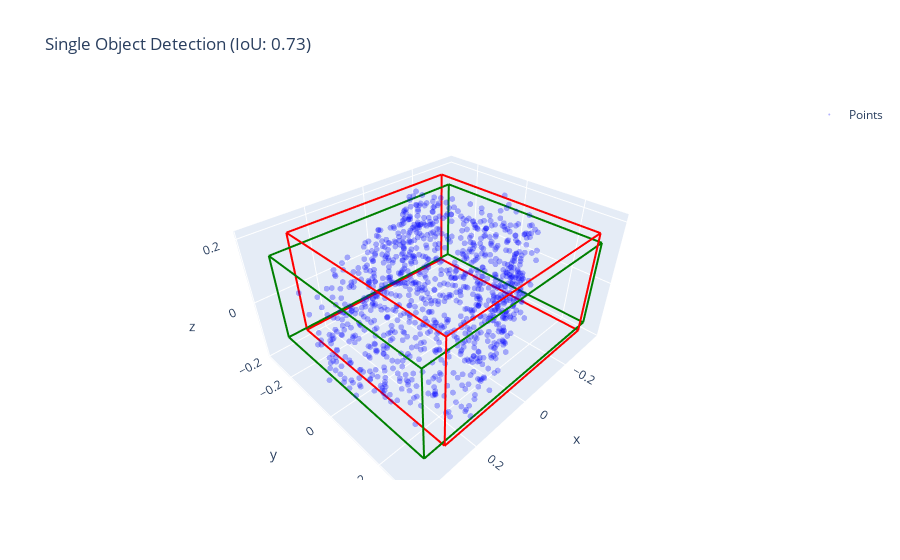

Notebook code cell kept with this figure:
### Code cell
import torch
import torch.nn as nn
import torch.optim as optim
from torch.utils.data import DataLoader, Dataset
import numpy as np
import matplotlib.pyplot as plt
import plotly.graph_objects as go
from pathlib import Path
import glob

# Утилиты 
def box3d_iou(pred_box, gt_box):
    p_c, p_s = pred_box[:3], pred_box[3:]
    g_c, g_s = gt_box[:3], gt_box[3:]
    p_min = p_c - p_s / 2
    p_max = p_c + p_s / 2
    g_min = g_c - g_s / 2
    g_max = g_c + g_s / 2
    inter_min = np.maximum(p_min, g_min)
    inter_max = np.minimum(p_max, g_max)
    inter_dims = np.maximum(inter_max - inter_min, 0)
    inter_vol = np.prod(inter_dims)
    p_vol = np.prod(p_s)
    g_vol = np.prod(g_s)
    union_vol = p_vol + g_vol - inter_vol
    return inter_vol / (union_vol + 1e-6)

# Датасет 
class PrimitivesObjectDataset(Dataset):
    def __init__(self, data_dir, split='train', n_points=1024):
        self.files = glob.glob(f"{data_dir}/scene*_bbox.npy")
        self.n_points = n_points
        self.items = []
        split_idx = int(len(self.files) * 0.8)
        if split == 'train': self.files = self.files[:split_idx]
        else: self.files = self.files[split_idx:]
        print(f"Loading {split} dataset...")
        
        for bbox_file in self.files:
            scene_id = bbox_file.split('_bbox.npy')[0]
            try:
                verts = np.load(f"{scene_id}_vert.npy")[:, :3]
                instances = np.load(f"{scene_id}_ins_label.npy")
                bboxes = np.load(bbox_file)
                for inst_id in np.unique(instances):
                    mask = instances == inst_id
                    obj_points = verts[mask]
                    if len(obj_points) < 50: continue
                    if inst_id < len(bboxes):
                        self.items.append({'points': obj_points, 'box': bboxes[inst_id][:6]})
            except: continue
                
    def __len__(self): return len(self.items)
    def __getitem__(self, idx):
        item = self.items[idx]
        pts = item['points']
        box = item['box']
        if len(pts) > 0:
            choice = np.random.choice(len(pts), self.n_points, replace=True)
            pts = pts[choice]
        else: pts = np.zeros((self.n_points, 3))
        
        noise = np.random.normal(0, 0.02, pts.shape) 
        pts = pts + noise
        shift = np.random.uniform(-0.2, 0.2, 3)
        pts = pts + shift
        box_final = box.copy()
        box_final[:3] += shift
        centroid = np.mean(pts, axis=0)
        pts = pts - centroid
        box_final[:3] -= centroid
        return {'points': torch.from_numpy(pts.astype(np.float32)), 'target': torch.from_numpy(box_final.astype(np.float32))}

# Модель 
class PointNetDetector(nn.Module):
    def __init__(self):
        super().__init__()
        self.conv1 = nn.Conv1d(3, 64, 1)
        self.conv2 = nn.Conv1d(64, 128, 1)
        self.conv3 = nn.Conv1d(128, 1024, 1)
        self.bn1 = nn.BatchNorm1d(64)
        self.bn2 = nn.BatchNorm1d(128)
        self.bn3 = nn.BatchNorm1d(1024)
        self.fc1 = nn.Linear(1024, 512)
        self.fc2 = nn.Linear(512, 128)
        self.fc3 = nn.Linear(128, 6)
        self.drop = nn.Dropout(0.3) 

    def forward(self, x):
        x = x.transpose(2, 1)
        x = torch.relu(self.bn1(self.conv1(x)))
        x = torch.relu(self.bn2(self.conv2(x)))
        x = self.bn3(self.conv3(x))
        x = torch.max(x, 2, keepdim=True)[0]
        x = x.view(-1, 1024)
        x = torch.relu(self.fc1(x))
        x = self.drop(torch.relu(self.fc2(x)))
        x = self.fc3(x)
        return x

# Обучение 
def train_task20_hard():
    train_ds = PrimitivesObjectDataset("data/scannet_primitives", split='train')
    val_ds = PrimitivesObjectDataset("data/scannet_primitives", split='val')
    train_loader = DataLoader(train_ds, batch_size=32, shuffle=True)
    val_loader = DataLoader(val_ds, batch_size=32, shuffle=False)
    
    model = PointNetDetector()
    optimizer = optim.Adam(model.parameters(), lr=0.001)
    criterion = nn.MSELoss()
    
    history = {'map': []}
    epochs = 25 
    print("Starting Training...")
    
    for epoch in range(epochs):
        model.train()
        for batch in train_loader:
            pts, target = batch['points'], batch['target']
            optimizer.zero_grad()
            preds = model(pts)
            loss = criterion(preds, target)
            loss.backward()
            optimizer.step()
            
        model.eval()
        correct = 0; total = 0
        with torch.no_grad():
            for batch in val_loader:
                pts, target = batch['points'], batch['target']
                preds = model(pts)
                p_np, t_np = preds.numpy(), target.numpy()
                for i in range(len(p_np)):
                    if box3d_iou(p_np[i], t_np[i]) > 0.6: correct += 1
                    total += 1
        
        map_3d = correct / total if total > 0 else 0
        history['map'].append(map_3d)
        print(f"Epoch {epoch+1}/{epochs} | mAP@0.6: {map_3d:.4f}")

    plt.figure(figsize=(10, 5))
    plt.plot(history['map'], label='mAP 3D (IoU > 0.6)', linewidth=2, color='green')
    plt.axhline(y=0.6, color='r', linestyle='--', label='Target 0.6')
    plt.title('PointNet Detection Performance')
    plt.xlabel('Epochs'); plt.ylabel('mAP'); plt.legend(); plt.grid(True)
    plt.show()
    
    return model 

# Визуализация 
def visualize_single_object(model):
    val_ds = PrimitivesObjectDataset("data/scannet_primitives", split='val')
    idx = np.random.randint(0, len(val_ds))
    sample = val_ds[idx]
    pts = sample['points'] # [1024, 3]
    gt_box = sample['target'].numpy()
    
    # Инференс
    model.eval()
    with torch.no_grad():
        # [1, 1024, 3]
        pred_box = model(pts.unsqueeze(0)).numpy()[0]
        
    fig = go.Figure()
    
    # Точки
    fig.add_trace(go.Scatter3d(
        x=pts[:,0], y=pts[:,1], z=pts[:,2],
        mode='markers', marker=dict(size=2, color='blue', opacity=0.3),
        name='Points'
    ))
    
    # Функция для бокса
    def draw_wireframe(box, color, name):
        cx, cy, cz, dx, dy, dz = box
        # Углы
        dx, dy, dz = abs(dx)/2, abs(dy)/2, abs(dz)/2
        corners = np.array([
            [-dx, -dy, -dz], [dx, -dy, -dz], [dx, dy, -dz], [-dx, dy, -dz],
            [-dx, -dy, dz], [dx, -dy, dz], [dx, dy, dz], [-dx, dy, dz]
        ])
        corners += [cx, cy, cz]
        lines = [[0,1],[1,2],[2,3],[3,0], [4,5],[5,6],[6,7],[7,4], [0,4],[1,5],[2,6],[3,7]]
        
        for start, end in lines:
            fig.add_trace(go.Scatter3d(
                x=[corners[start,0], corners[end,0]],
                y=[corners[start,1], corners[end,1]],
                z=[corners[start,2], corners[end,2]],
                mode='lines', line=dict(color=color, width=4), showlegend=False,
                name=name
            ))
            
    draw_wireframe(gt_box, 'green', 'Ground Truth')
    draw_wireframe(pred_box, 'red', 'Prediction')
    
    fig.update_layout(title=f"Single Object Detection (IoU: {box3d_iou(pred_box, gt_box):.2f})", scene=dict(aspectmode='data'))
    fig.show()

# Запуск
if __name__ == "__main__":
    trained_model = train_task20_hard()
    visualize_single_object(trained_model)

### Figure 1 — Plotly figure (JSON) as saved in the notebook; plotly's stock layout.template omitted (floating-point values rounded to 4 significant figures; data arrays with more than 128 entries replaced by an {"elided": "..."} marker saying what was removed)
{"data": [{"marker": {"color": "blue", "opacity": 0.3, "size": 2}, "mode": "markers", "name": "Points", "type": "scatter3d", "x": {"elided": "1024 float values"}, "y": {"elided": "1024 float values"}, "z": {"elided": "1024 float values"}}, {"line": {"color": "green", "width": 4}, "mode": "lines", "name": "Ground Truth", "showlegend": false, "type": "scatter3d", "x": [-0.3364, 0.3428], "y": [-0.2865, -0.2865], "z": [-0.1387, -0.1387]}, {"line": {"color": "green", "width": 4}, "mode": "lines", "name": "Ground Truth", "showlegend": false, "type": "scatter3d", "x": [0.3428, 0.3428], "y": [-0.2865, 0.2949], "z": [-0.1387, -0.1387]}, {"line": {"color": "green", "width": 4}, "mode": "lines", "name": "Ground Truth", "showlegend": false, "type": "scatter3d", "x": [0.3428, -0.3364], "y": [0.2949, 0.2949], "z": [-0.1387, -0.1387]}, {"line": {"color": "green", "width": 4}, "mode": "lines", "name": "Ground Truth", "showlegend": false, "type": "scatter3d", "x": [-0.3364, -0.3364], "y": [0.2949, -0.2865], "z": [-0.1387, -0.1387]}, {"line": {"color": "green", "width": 4}, "mode": "lines", "name": "Ground Truth", "showlegend": false, "type": "scatter3d", "x": [-0.3364, 0.3428], "y": [-0.2865, -0.2865], "z": [0.1421, 0.1421]}, {"line": {"color": "green", "width": 4}, "mode": "lines", "name": "Ground Truth", "showlegend": false, "type": "scatter3d", "x": [0.3428, 0.3428], "y": [-0.2865, 0.2949], "z": [0.1421, 0.1421]}, {"line": {"color": "green", "width": 4}, "mode": "lines", "name": "Ground Truth", "showlegend": false, "type": "scatter3d", "x": [0.3428, -0.3364], "y": [0.2949, 0.2949], "z": [0.1421, 0.1421]}, {"line": {"color": "green", "width": 4}, "mode": "lines", "name": "Ground Truth", "showlegend": false, "type": "scatter3d", "x": [-0.3364, -0.3364], "y": [0.2949, -0.2865], "z": [0.1421, 0.1421]}, {"line": {"color": "green", "width": 4}, "mode": "lines", "name": "Ground Truth", "showlegend": false, "type": "scatter3d", "x": [-0.3364, -0.3364], "y": [-0.2865, -0.2865], "z": [-0.1387, 0.1421]}, {"line": {"color": "green", "width": 4}, "mode": "lines", "name": "Ground Truth", "showlegend": false, "type": "scatter3d", "x": [0.3428, 0.3428], "y": [-0.2865, -0.2865], "z": [-0.1387, 0.1421]}, {"line": {"color": "green", "width": 4}, "mode": "lines", "name": "Ground Truth", "showlegend": false, "type": "scatter3d", "x": [0.3428, 0.3428], "y": [0.2949, 0.2949], "z": [-0.1387, 0.1421]}, {"line": {"color": "green", "width": 4}, "mode": "lines", "name": "Ground Truth", "showlegend": false, "type": "scatter3d", "x": [-0.3364, -0.3364], "y": [0.2949, 0.2949], "z": [-0.1387, 0.1421]}, {"line": {"color": "red", "width": 4}, "mode": "lines", "name": "Prediction", "showlegend": false, "type": "scatter3d", "x": [-0.3021, 0.2817], "y": [-0.2877, -0.2877], "z": [-0.1473, -0.1473]}, {"line": {"color": "red", "width": 4}, "mode": "lines", "name": "Prediction", "showlegend": false, "type": "scatter3d", "x": [0.2817, 0.2817], "y": [-0.2877, 0.2997], "z": [-0.1473, -0.1473]}, {"line": {"color": "red", "width": 4}, "mode": "lines", "name": "Prediction", "showlegend": false, "type": "scatter3d", "x": [0.2817, -0.3021], "y": [0.2997, 0.2997], "z": [-0.1473, -0.1473]}, {"line": {"color": "red", "width": 4}, "mode": "lines", "name": "Prediction", "showlegend": false, "type": "scatter3d", "x": [-0.3021, -0.3021], "y": [0.2997, -0.2877], "z": [-0.1473, -0.1473]}, {"line": {"color": "red", "width": 4}, "mode": "lines", "name": "Prediction", "showlegend": false, "type": "scatter3d", "x": [-0.3021, 0.2817], "y": [-0.2877, -0.2877], "z": [0.1867, 0.1867]}, {"line": {"color": "red", "width": 4}, "mode": "lines", "name": "Prediction", "showlegend": false, "type": "scatter3d", "x": [0.2817, 0.2817], "y": [-0.2877, 0.2997], "z": [0.1867, 0.1867]}, {"line": {"color": "red", "width": 4}, "mode": "lines", "name": "Prediction", "showlegend": false, "type": "scatter3d", "x": [0.2817, -0.3021], "y": [0.2997, 0.2997], "z": [0.1867, 0.1867]}, {"line": {"color": "red", "width": 4}, "mode": "lines", "name": "Prediction", "showlegend": false, "type": "scatter3d", "x": [-0.3021, -0.3021], "y": [0.2997, -0.2877], "z": [0.1867, 0.1867]}, {"line": {"color": "red", "width": 4}, "mode": "lines", "name": "Prediction", "showlegend": false, "type": "scatter3d", "x": [-0.3021, -0.3021], "y": [-0.2877, -0.2877], "z": [-0.1473, 0.1867]}, {"line": {"color": "red", "width": 4}, "mode": "lines", "name": "Prediction", "showlegend": false, "type": "scatter3d", "x": [0.2817, 0.2817], "y": [-0.2877, -0.2877], "z": [-0.1473, 0.1867]}, {"line": {"color": "red", "width": 4}, "mode": "lines", "name": "Prediction", "showlegend": false, "type": "scatter3d", "x": [0.2817, 0.2817], "y": [0.2997, 0.2997], "z": [-0.1473, 0.1867]}, {"line": {"color": "red", "width": 4}, "mode": "lines", "name": "Prediction", "showlegend": false, "type": "scatter3d", "x": [-0.3021, -0.3021], "y": [0.2997, 0.2997], "z": [-0.1473, 0.1867]}], "layout": {"scene": {"aspectmode": "data"}, "title": {"text": "Single Object Detection (IoU: 0.73)"}}}
